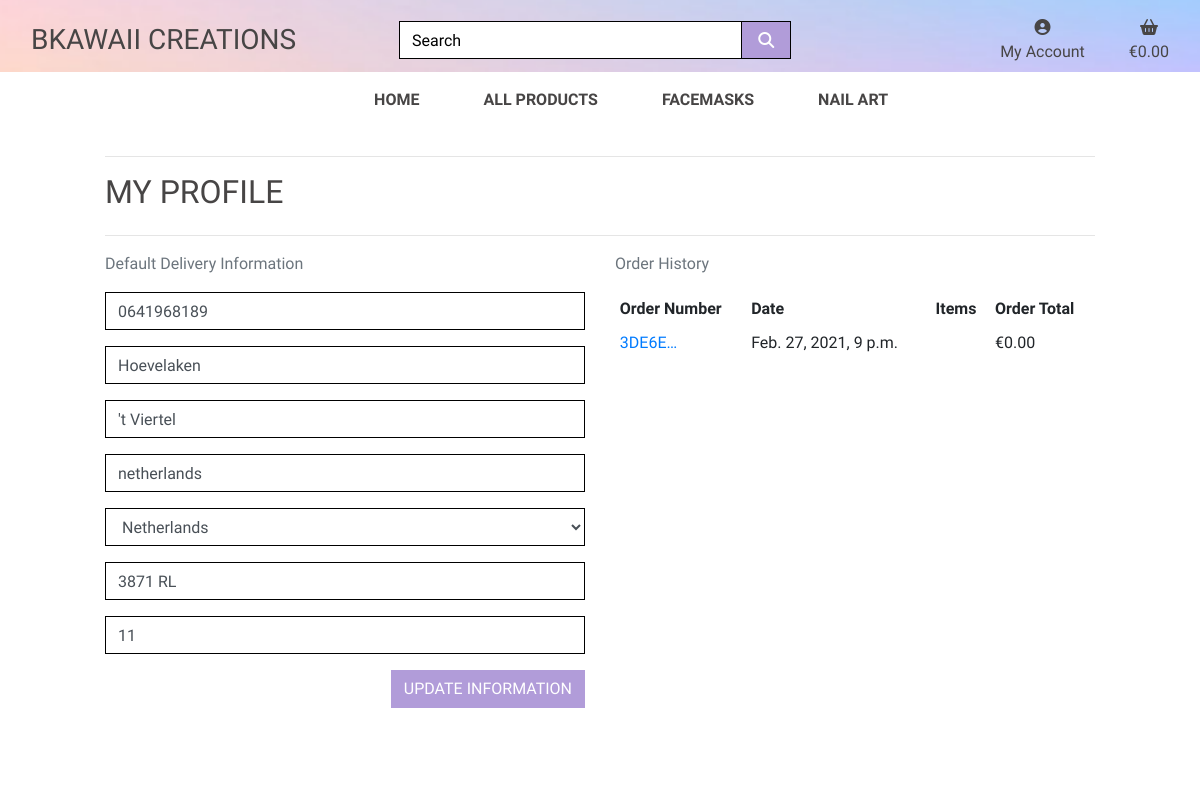
Page /profile/ (signed in) on the committed database.
### profiles/models.py (models this page shows, shortened)
class UserProfile(models.Model):
    user = models.OneToOneField(User, on_delete=models.CASCADE)
    default_phone_number = models.CharField(max_length=20, null=True, blank=True)
    default_town_or_city = models.CharField(max_length=40, null=True, blank=True)
    default_street_address1 = models.CharField(max_length=80, null=True, blank=True)
    default_county = models.CharField(max_length=80, null=True, blank=True)
    default_country = CountryField(blank_label='Country', null=True, blank=True)
    default_postcode = models.CharField(max_length=20, null=True, blank=True)
    default_street_address2 = models.CharField(max_length=80, null=True, blank=True)

### checkout/models.py (models this page shows, shortened)
class Order(models.Model):
    order_number = models.CharField(max_length=32, null=False, editable=False)
    user_profile = models.ForeignKey(UserProfile, on_delete=models.SET_NULL,
                                     null=True, blank=True, related_name='orders')
    full_name = models.CharField(max_length=50, null=False, blank=False)
    email = models.EmailField(max_length=254, null=False, blank=False)
    phone_number = models.CharField(max_length=20, null=False, blank=False)
    country = CountryField(blank_label='Country *', null=False, blank=False)
    postcode = models.CharField(max_length=20, null=True, blank=True)
    town_or_city = models.CharField(max_length=40, null=False, blank=False)
    street_address1 = models.CharField(max_length=80, null=False, blank=False)
    street_address2 = models.CharField(max_length=80, null=True, blank=True)
    county = models.CharField(max_length=80, null=True, blank=True)
    date = models.DateTimeField(auto_now_add=True)
    delivery_cost = models.DecimalField(max_digits=6, decimal_places=2, null=False, default=0)
    order_total = models.DecimalField(max_digits=10, decimal_places=2, null=False, default=0)
    grand_total = models.DecimalField(max_digits=10, decimal_places=2, null=False, default=0)
    original_bag = models.TextField(null=False, blank=False, default='')
    stripe_pid = models.CharField(max_length=254, null=False, blank=False, default='')

### profiles/views.py (the view)
# urls.py: path('profile/', include('profiles.urls')),
def profile(request):
    profile = get_object_or_404(UserProfile, user=request.user)
    if request.method == 'POST':
        form = UserProfileForm(request.POST, instance=profile)
        if form.is_valid():
            form.save()
            messages.success(request, 'Profile updated successfully')
    else:
        form = UserProfileForm(instance=profile)
    orders = profile.orders.all()
    template = 'profiles/profile.html'
    context = {
        'form': form,
        'orders': orders,
        'on_profile_page': True
    }
    return render(request, template, context)

### profiles/forms.py
class UserProfileForm(forms.ModelForm):
    class Meta:
        model = UserProfile
        exclude = ('user',)
    def __init__(self, *args, **kwargs):
        super().__init__(*args, **kwargs)
        placeholders = {
            'default_phone_number': 'Phone Number',
            'default_postcode': 'Postal Code',
            'default_town_or_city': 'Town or City',
            'default_street_address1': 'Street Address 1',
            'default_street_address2': 'Street Address 2',
            'default_county': 'County, State or Locality',
        }
        self.fields['default_phone_number'].widget.attrs['autofocus'] = True
        for field in self.fields:
            if field != 'default_country':
                if self.fields[field].required:
                    placeholder = f'{placeholders[field]} *'
                else:
                    placeholder = placeholders[field]
                self.fields[field].widget.attrs['placeholder'] = placeholder
            self.fields[field].widget.attrs['class'] = 'border-black rounded-0 profile-form-input'
            self.fields[field].label = False

### bag/contexts.py (called while the page is built, shortened)
def bag_contents(request):
    bag_items = []
    total = 0
    product_count = 0
    bag = request.session.get('bag', {})
    if total < settings.FREE_DELIVERY_THRESHOLD:
        delivery = total * Decimal(settings.STANDARD_DELIVERY_PERCENTAGE / 100)
        free_delivery_delta = settings.FREE_DELIVERY_THRESHOLD - total
    else:
        delivery = 0
        free_delivery_delta = 0
    grand_total = delivery + total
    context = {
        'bag_items': bag_items,
        'total': total,
        'product_count': product_count,
        'delivery': delivery,
        'free_delivery_delta': free_delivery_delta,
        'free_delivery_threshold': settings.FREE_DELIVERY_THRESHOLD,
        'grand_total': grand_total,
    }
    return context

### profiles/templates/profiles/profile.html (shortened to what this page needs)
{% extends "base.html" %}
{% load static %}
{% block page_header %}
    <div class="container header-container">
    </div>
{% endblock %}
{% block content %}
    <div class="overlay"></div>
    <div class="container">
        <div class="row">
            <div class="col">
                <hr>
                <h2 class="logo-font mb-4">My Profile</h2>
                <hr>
            </div>
        </div>
        <div class="row">
            <div class="col-12 col-lg-6">
                <p class="text-muted">Default Delivery Information</p>
                <form class="mt-3" action="{% url 'profile' %}" method="POST" id="profile-update-form">
                    {{ form|crispy }}
                    <button class="btn btn-black rounded-0 text-uppercase float-right">Update Information</button>
                </form>
            </div>
            <div class="col-12 col-lg-6">
                <p class="text-muted">Order History</p>
               <div class="order-history table-responsive">
                    <table class="table table-sm table-borderless">
                        <thead>
                            <tr>
                                <th>Order Number</th>
                                <th>Date</th>
                                <th>Items</th>
                                <th>Order Total</th>
                            </tr>
                        </thead>
                        <tbody>
                            {% for order in orders %}
                                <tr>
                                    <td>
                                        <a href="{% url 'order_history' order.order_number %}"
                                        title="{{ order.order_number }}">
                                            {{ order.order_number|truncatechars:6 }}
                                        </a>
                                    </td>
                                    <td>{{ order.date }}</td>
                                    <td>
                                    </td>
                                    <td>€{{ order.grand_total }}</td>
                                </tr>
                            {% endfor %}
                        </tbody>
                    </table>
                </div>
            </div>
        </div>
{% endblock %}

### static/css/base.css (style rules this page uses)
html { height: 100%; }
body { background: white; background-size: cover; height: calc(100vh - 200px); color:#474545; font-family: 'Quicksand', sans-serif; }
.logo-font { text-transform: uppercase; }
.btn-black { background: #b19cd9; color: white; }
.border-black { border: 1px solid black !important; }
.overlay { height: 100%; width: 100%; top: 0; left: 0; position: fixed; background: white; z-index: -1; }
.row::after { content: ""; clear: both; display: table; }
@media (min-width: 1024px) { .container { max-width: 85%; } }
@media (min-width: 992px) { .header-container { padding-top: 140px; } }

### rows in the picture
UserProfile: default_phone_number "0641968189", default_town_or_city "Hoevelaken", default_street_address1 "'t Viertel", default_county "netherlands", default_country "Netherlands", default_postcode "3871 RL", default_street_address2 "11"
Order: order_number "3DE6E…", date "Feb. 27, 2021, 9 p.m.", grand_total "0.00"
